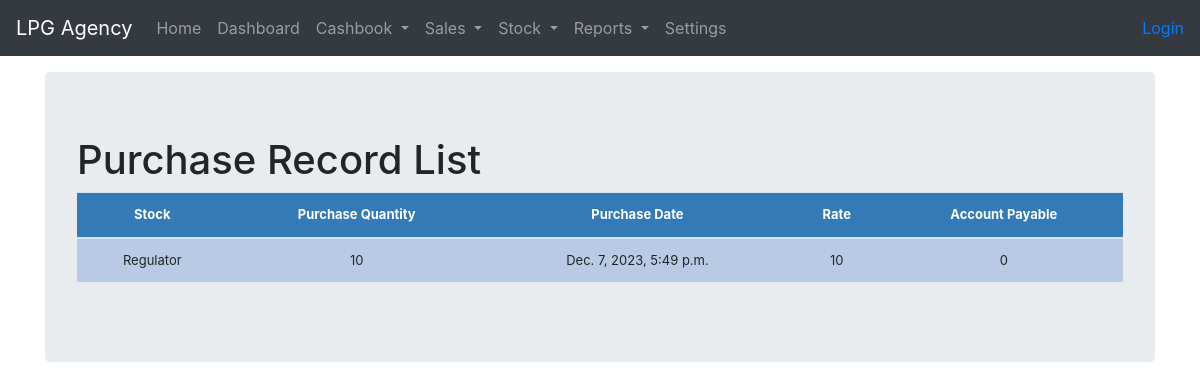
Page /purchase_record_list/ on the committed database.
### stockmgmt/models.py (models this page shows, shortened)
class Stock(models.Model):
    category = models.ForeignKey(Category, on_delete=models.CASCADE, blank=True)
    item_name = models.ForeignKey(Itemsmodel, on_delete=models.CASCADE, blank=True)
    quantity = models.IntegerField(default='0', blank=True, null=True)
    rate = models.IntegerField(default='0', blank=True, null=True)
    account_payable = models.IntegerField(default='0', blank=True, null=True)
    company = models.ForeignKey(Company, on_delete=models.SET_NULL, null=True)
    vender = models.ForeignKey(Vender, on_delete=models.SET_NULL, null=True)
    receive_quantity = models.IntegerField(default='0', blank=True, null=True)
    receive_by = models.CharField(max_length=50, blank=True, null=True)
    addcash = models.IntegerField(default='0', blank=True, null=True)
    issue_quantity = models.IntegerField(default='0', blank=True, null=True)
    issue_by = models.CharField(max_length=50, blank=True, null=True)
    issue_to = models.CharField(max_length=50, blank=True, null=True)
    phone_number = models.CharField(max_length=50, blank=True, null=True)
    created_by = models.CharField(max_length=50, blank=True, null=True)
    reorder_level = models.IntegerField(default='0', blank=True, null=True)
    lastupdate = models.DateTimeField(auto_now_add=False, auto_now=True)
    timestamp = models.DateTimeField(auto_now_add=True, auto_now=False)
    Expense_category = models.ForeignKey(Expense, on_delete=models.CASCADE,null=True, blank=True)
    batch_number = models.CharField(max_length=10, blank=True, null=True)

class Itemsmodel(models.Model):
    category = models.ForeignKey(Category, on_delete=models.CASCADE, related_name='items')
    name = models.CharField(max_length=50, unique=True)
    def __str__(self):
        return self.name

### stockmgmt/views.py (the view)
# urls.py: path('purchase_record_list/', views.purchase_record_list, name='purchase_record_list'),
def purchase_record_list(request):
    purchase_data = Stock.objects.all()
    return render(request, 'purchase_record_list.html', {'purchase_data': purchase_data})

### stockmgmt/templates/purchase_record_list.html
{% extends "base.html" %}
{% block content %}
    <h1>Purchase Record List</h1>
    <table class="table">
        <thead>
            <tr>
                <th>Stock</th>
                <th>Purchase Quantity</th>
                <th>Purchase Date</th>
                <th>Rate</th>
                <th>Account Payable</th>
            </tr>
        </thead>
        <tbody>
            {% for purchase in purchase_data %}
                <tr>
                    <td>{{ purchase.item_name }}</td>
                    <td>{{ purchase.quantity }}</td>
                    <td>{{ purchase.timestamp }}</td>
                    <td>{{ purchase.rate }}</td>
                    <td>{{ purchase.account_payable }}</td>
                </tr>
            {% endfor %}
        </tbody>
    </table>
{% endblock %}

### stockmgmt/static/css/stylesheet.css (style rules this page uses)
body { background-color: #119739; }
.table { font-size: 13px; text-align: center; width: 95%; margin: auto; }
.table tr:nth-child(odd) { background: #B8CAE4 }
th { background-color: #337ab7; color: white; }

### stockmgmt/static/css/navbar-top-fixed.css (style rules this page uses)
body { min-height: 75rem; padding-top: 4.5rem; }

### rows in the picture
Stock: item_name "Regulator", quantity "10", timestamp "Dec. 7, 2023, 5:49 p.m.", rate "10", account_payable "0"
